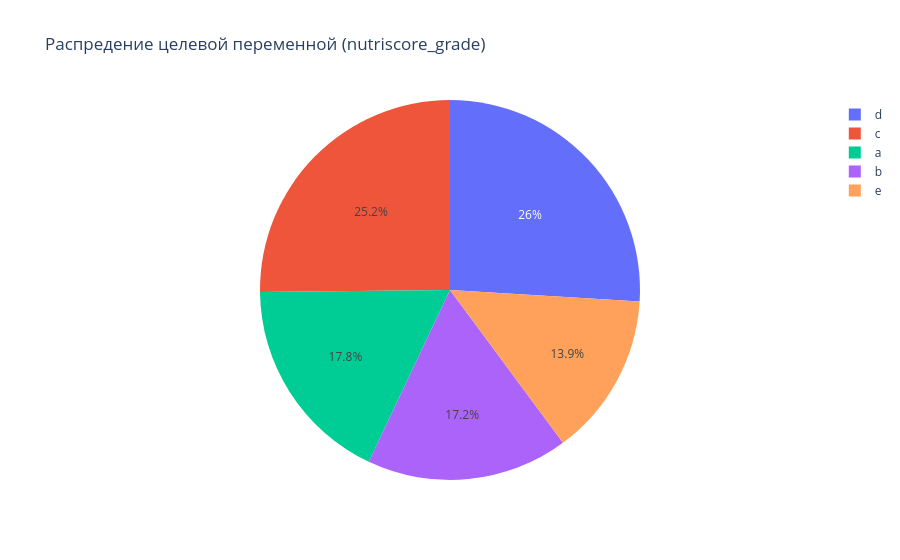

Notebook code for this chart:
### Markdown cell above
Теперь проанализируем целевую переменную, рассмотрев баланс классов:

### Code cell
healthy_group = mlp_df['nutriscore_grade'].value_counts().reset_index().sort_values(by='nutriscore_grade')
fig = px.pie(healthy_group, names='nutriscore_grade', values='count', title='Распредение целевой переменной (nutriscore_grade)')
fig.show()

### Figure 1 — Plotly figure (JSON) as saved in the notebook; plotly's stock layout.template omitted (floating-point values rounded to 4 significant figures)
{"data": [{"domain": {"x": [0, 1], "y": [0, 1]}, "hovertemplate": "nutriscore_grade=%{label}<br>count=%{value}<extra></extra>", "labels": ["a", "b", "c", "d", "e"], "legendgroup": "", "name": "", "showlegend": true, "type": "pie", "values": [52980, 51024, 74819, 77235, 41318]}], "layout": {"legend": {"tracegroupgap": 0}, "title": {"text": "Распредение целевой переменной (nutriscore_grade)"}}}
